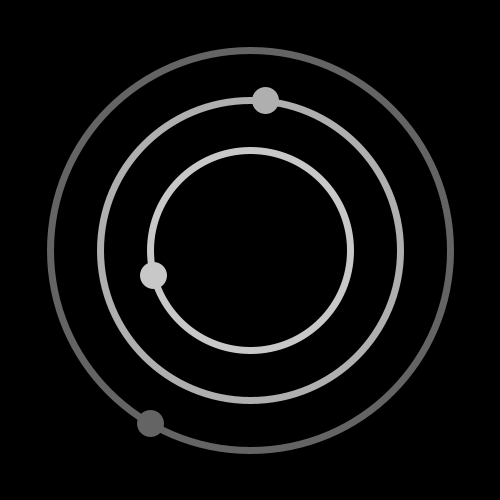
Frame 1 (no input)
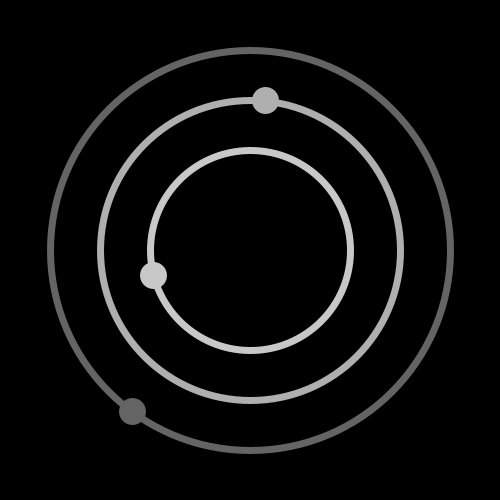
Frame 60 (the mouse pressed at the canvas centre just before this capture)
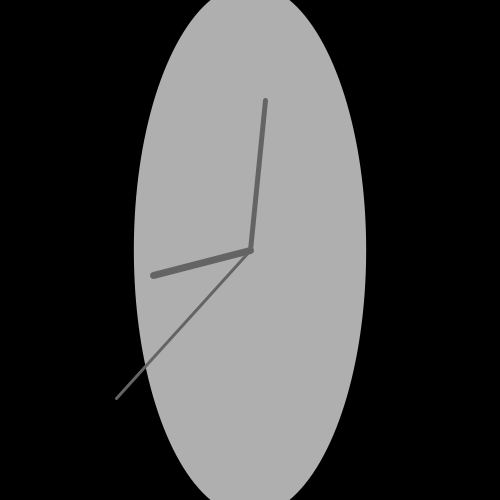
Frame 120 (the mouse held since frame 60 and released just before this capture)

The Processing sketch that drew these frames (run headless with seeded random() and noise(); from frame 60 on, the mouse is pressed at the canvas centre):

// Processing sketch: processing_141776
// ── processing_141776.pde

//SEGUNDOS
PVector segundos = new PVector(0,0);
float angSegundos = 10;
float radioSegundos =200;
int szSegundos=20;

//MINUTOS
PVector minutos = new PVector(0,0);
float angMinutos = 5;
float radioMinutos =150;
int szMinutos=20;

//HORAS
PVector horas = new PVector(0,0);
float angHoras = 2;
float radioHoras =100;
int szHoras=20;

void setup(){
  size(500,500);
  fill(175);
  strokeWeight(7);}
  
  
  void draw(){
    background(0);
    //SEGUNDOS
    angSegundos = map(second(),0,60,0,-TWO_PI);
    angSegundos += PI;
    segundos.x=width/2 + radioSegundos * sin(angSegundos);
    segundos.y=height/2 + radioSegundos * cos(angSegundos);
    
    noFill();
    stroke(100);
    ellipse(width/2,height/2,radioSegundos*2,radioSegundos*2);
    fill(100);
    
    ellipse(segundos.x,segundos.y,szSegundos,szSegundos);
    
   //MINUTOS
    angMinutos = map(minute(),0,60,0, -TWO_PI);
    angMinutos += PI;
    minutos.x=width/2 + radioMinutos * sin(angMinutos);
    minutos.y=height/2 + radioMinutos * cos(angMinutos);
    
    noFill();
    stroke(175);
    ellipse(width/2,height/2,radioMinutos*2,radioMinutos*2);
    fill(175);
    
   ellipse(minutos.x,minutos.y,szMinutos,szMinutos);
   
   
    //HORAS
    angHoras = map(hour(),0,24,0,-TWO_PI)%12;
    
    horas.x=width/2 + radioHoras * sin(angHoras);
    horas.y=height/2 + radioHoras * cos(angHoras);
    
    noFill();
    stroke(200);
    ellipse(width/2,height/2,radioHoras*2,radioHoras*2);
    fill(200);
    
   ellipse(horas.x,horas.y,szHoras,szHoras);
   
   
   if (mousePressed == true) { 
     background(0);
     noStroke();
     fill(175);
     ellipse(width/2,height/2,segundos.x*2,minutos.x*2);
     fill(0);
     stroke(100);
     strokeWeight(3);
     line(width/2,height/2,segundos.x,segundos.y);
     strokeWeight(5);
     line(width/2,height/2,minutos.x,minutos.y);
     strokeWeight(7);
     line(width/2,height/2,horas.x, horas.y);
     
   } 
  }
